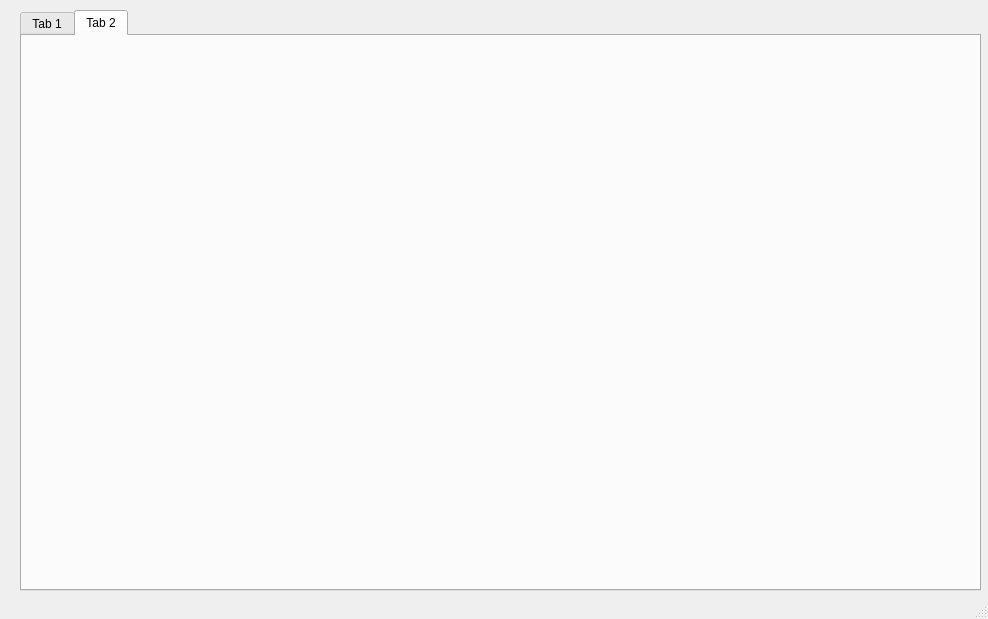
<?xml version="1.0" encoding="UTF-8"?>
<ui version="4.0">
 <class>MainWindow</class>
 <widget class="QMainWindow" name="MainWindow">
  <property name="geometry">
   <rect>
    <x>0</x>
    <y>0</y>
    <width>988</width>
    <height>619</height>
   </rect>
  </property>
  <property name="windowTitle">
   <string>Stoc Depozit</string>
  </property>
  <widget class="QWidget" name="centralwidget">
   <widget class="QTabWidget" name="tabWidget">
    <property name="geometry">
     <rect>
      <x>20</x>
      <y>10</y>
      <width>961</width>
      <height>581</height>
     </rect>
    </property>
    <property name="currentIndex">
     <number>1</number>
    </property>
    <widget class="QWidget" name="tab">
     <attribute name="title">
      <string>Tab 1</string>
     </attribute>
     <widget class="QWidget" name="layoutWidget">
      <property name="geometry">
       <rect>
        <x>140</x>
        <y>60</y>
        <width>371</width>
        <height>431</height>
       </rect>
      </property>
      <layout class="QVBoxLayout" name="verticalLayout_2">
       <item>
        <widget class="QLabel" name="ProductsLabel">
         <property name="styleSheet">
          <string notr="true">background-color: transparent;
    color: #454544;
    font-weight: bold;
    font-size: 13px;</string>
         </property>
         <property name="text">
          <string>Stoc curent</string>
         </property>
        </widget>
       </item>
       <item>
        <widget class="QTableView" name="tableView">
         <property name="styleSheet">
          <string notr="true">QTableView {
    background-color: #fff;
    border: 1px solid gray;
    color: #454544;
    gridline-color: gray;
    outline: 0;
    font-size: 16px; /* Increase font size */
}



QTableView::item:selected {
    background-color: #5c55e9;
    color: #fff;
}

QTableView::item:hover {
    background-color: #bcbdbb;
    color: #000;
}

QHeaderView::section {
    color: #2a547f;
    background-color: #ced5e3;
    padding: 8px; /* Adjust padding for headers */
    font-size: 16px;
    border-bottom: 1px solid gray;
}

QHeaderView::section:disabled {
    background-color: #525251;
    color: #656565;
}



QHeaderView::section:checked:disabled {
    color: #656565;
    background-color: #525251;
}

/* Border styling */
QHeaderView::section::first {
    border-top: 1px solid #353635;
}

QHeaderView::section::last {
    border-left: 1px solid #353635;
}</string>
         </property>
        </widget>
       </item>
       <item>
        <layout class="QVBoxLayout" name="verticalLayout">
         <item>
          <layout class="QHBoxLayout" name="horizontalLayout">
           <item>
            <widget class="QPushButton" name="prevBtn">
             <property name="styleSheet">
              <string notr="true">QPushButton {
    background-color: #5c55e9;
    color: #fff;
    font-size: 13px;
    font-weight: bold;
    border-radius: 5px;
    padding: 10px;
}

QPushButton:disabled {
    background-color: #5c5c5c;
}

QPushButton:hover {
    background-color: #5564f2;
}

QPushButton:pressed {
    background-color: #3d4ef2;
}
</string>
             </property>
             <property name="text">
              <string>Precedentă</string>
             </property>
            </widget>
           </item>
           <item>
            <widget class="QLabel" name="pageLabel">
             <property name="styleSheet">
              <string notr="true">background-color: transparent;
    color: #454544;
    font-weight: bold;
    font-size: 13px;</string>
             </property>
             <property name="text">
              <string>TextLabel</string>
             </property>
             <property name="alignment">
              <set>Qt::AlignCenter</set>
             </property>
            </widget>
           </item>
           <item>
            <widget class="QPushButton" name="nextBtn">
             <property name="styleSheet">
              <string notr="true">QPushButton {
    background-color: #5c55e9;
    color: #fff;
    font-size: 13px;
    font-weight: bold;
    border-radius: 5px;
    padding: 10px;
}

QPushButton:disabled {
    background-color: #5c5c5c;
}

QPushButton:hover {
    background-color: #5564f2;
}

QPushButton:pressed {
    background-color: #3d4ef2;
}
</string>
             </property>
             <property name="text">
              <string>Următoarea</string>
             </property>
            </widget>
           </item>
          </layout>
         </item>
        </layout>
       </item>
      </layout>
     </widget>
     <widget class="QLineEdit" name="searchLineEdit">
      <property name="geometry">
       <rect>
        <x>410</x>
        <y>20</y>
        <width>261</width>
        <height>22</height>
       </rect>
      </property>
     </widget>
     <widget class="QPushButton" name="searchBtn">
      <property name="geometry">
       <rect>
        <x>700</x>
        <y>20</y>
        <width>111</width>
        <height>24</height>
       </rect>
      </property>
      <property name="styleSheet">
       <string notr="true"/>
      </property>
      <property name="text">
       <string>Caută</string>
      </property>
     </widget>
     <widget class="QWidget" name="layoutWidget">
      <property name="geometry">
       <rect>
        <x>600</x>
        <y>90</y>
        <width>221</width>
        <height>281</height>
       </rect>
      </property>
      <layout class="QVBoxLayout" name="verticalLayout_3">
       <item>
        <widget class="QPushButton" name="pushButton">
         <property name="styleSheet">
          <string notr="true">QPushButton {
    background-color: #5c55e9;
    color: #fff;
    font-size: 13px;
    font-weight: bold;
    border-radius: 5px;
    padding: 10px;
}

QPushButton:disabled {
    background-color: #5c5c5c;
}

QPushButton:hover {
    background-color: #5564f2;
}

QPushButton:pressed {
    background-color: #3d4ef2;
}
</string>
         </property>
         <property name="text">
          <string>Toate Produsele</string>
         </property>
        </widget>
       </item>
       <item>
        <widget class="QPushButton" name="addBtn">
         <property name="styleSheet">
          <string notr="true">QPushButton {
    background-color: #5c55e9;
    color: #fff;
    font-size: 13px;
    font-weight: bold;
    border-radius: 5px;
    padding: 10px;
}

QPushButton:disabled {
    background-color: #5c5c5c;
}

QPushButton:hover {
    background-color: #5564f2;
}

QPushButton:pressed {
    background-color: #3d4ef2;
}
</string>
         </property>
         <property name="text">
          <string>Adaugă produs</string>
         </property>
        </widget>
       </item>
       <item>
        <widget class="QPushButton" name="deleteBtn">
         <property name="styleSheet">
          <string notr="true">QPushButton {
    background-color: #5c55e9;
    color: #fff;
    font-size: 13px;
    font-weight: bold;
    border-radius: 5px;
    padding: 10px;
}

QPushButton:disabled {
    background-color: #5c5c5c;
}

QPushButton:hover {
    background-color: #5564f2;
}

QPushButton:pressed {
    background-color: #3d4ef2;
}
</string>
         </property>
         <property name="text">
          <string>Șterge produs</string>
         </property>
        </widget>
       </item>
       <item>
        <widget class="QPushButton" name="toPdfBtn">
         <property name="styleSheet">
          <string notr="true">QPushButton {
    background-color: red;
    color: #fff;
    font-size: 13px;
    font-weight: bold;
    border-radius: 5px;
    padding: 10px;
}</string>
         </property>
         <property name="text">
          <string>Descarcă stoc curent (PDF)</string>
         </property>
        </widget>
       </item>
      </layout>
     </widget>
    </widget>
    <widget class="QWidget" name="tab_2">
     <attribute name="title">
      <string>Tab 2</string>
     </attribute>
    </widget>
   </widget>
  </widget>
  <widget class="QStatusBar" name="statusbar"/>
 </widget>
 <resources/>
 <connections/>
</ui>
